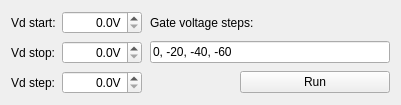
<?xml version="1.0" encoding="UTF-8"?>
<ui version="4.0">
 <class>Form</class>
 <widget class="QWidget" name="Form">
  <property name="geometry">
   <rect>
    <x>0</x>
    <y>0</y>
    <width>401</width>
    <height>96</height>
   </rect>
  </property>
  <property name="windowTitle">
   <string>Form</string>
  </property>
  <layout class="QVBoxLayout" name="verticalLayout">
   <item>
    <layout class="QGridLayout" name="gridLayout_2">
     <property name="verticalSpacing">
      <number>7</number>
     </property>
     <item row="0" column="1">
      <widget class="ScienDSpinBox" name="scienDSpinBoxVdStart">
       <property name="minimumSize">
        <size>
         <width>80</width>
         <height>0</height>
        </size>
       </property>
       <property name="maximumSize">
        <size>
         <width>80</width>
         <height>16777215</height>
        </size>
       </property>
       <property name="alignment">
        <set>Qt::AlignRight|Qt::AlignTrailing|Qt::AlignVCenter</set>
       </property>
       <property name="suffix">
        <string>V</string>
       </property>
       <property name="decimals">
        <number>1</number>
       </property>
      </widget>
     </item>
     <item row="0" column="0">
      <widget class="QLabel" name="label_8">
       <property name="text">
        <string>Vd start:</string>
       </property>
      </widget>
     </item>
     <item row="2" column="1">
      <widget class="ScienDSpinBox" name="scienDSpinBoxVdStep">
       <property name="minimumSize">
        <size>
         <width>80</width>
         <height>0</height>
        </size>
       </property>
       <property name="maximumSize">
        <size>
         <width>80</width>
         <height>16777215</height>
        </size>
       </property>
       <property name="alignment">
        <set>Qt::AlignRight|Qt::AlignTrailing|Qt::AlignVCenter</set>
       </property>
       <property name="suffix">
        <string>V</string>
       </property>
       <property name="decimals">
        <number>1</number>
       </property>
      </widget>
     </item>
     <item row="1" column="1">
      <widget class="ScienDSpinBox" name="scienDSpinBoxVdStop">
       <property name="minimumSize">
        <size>
         <width>80</width>
         <height>0</height>
        </size>
       </property>
       <property name="maximumSize">
        <size>
         <width>80</width>
         <height>16777215</height>
        </size>
       </property>
       <property name="alignment">
        <set>Qt::AlignRight|Qt::AlignTrailing|Qt::AlignVCenter</set>
       </property>
       <property name="suffix">
        <string>V</string>
       </property>
       <property name="decimals">
        <number>1</number>
       </property>
      </widget>
     </item>
     <item row="2" column="0">
      <widget class="QLabel" name="label_11">
       <property name="text">
        <string>Vd step:</string>
       </property>
      </widget>
     </item>
     <item row="1" column="0">
      <widget class="QLabel" name="label_9">
       <property name="text">
        <string>Vd stop:</string>
       </property>
      </widget>
     </item>
     <item row="0" column="3">
      <widget class="QLabel" name="label_10">
       <property name="minimumSize">
        <size>
         <width>240</width>
         <height>0</height>
        </size>
       </property>
       <property name="maximumSize">
        <size>
         <width>240</width>
         <height>16777215</height>
        </size>
       </property>
       <property name="text">
        <string>Gate voltage steps:</string>
       </property>
      </widget>
     </item>
     <item row="1" column="3">
      <widget class="QLineEdit" name="lineEditVgList">
       <property name="minimumSize">
        <size>
         <width>240</width>
         <height>0</height>
        </size>
       </property>
       <property name="maximumSize">
        <size>
         <width>240</width>
         <height>16777215</height>
        </size>
       </property>
       <property name="text">
        <string>0, -20, -40, -60</string>
       </property>
      </widget>
     </item>
     <item row="2" column="3" alignment="Qt::AlignRight">
      <widget class="QPushButton" name="pushButtonOutput">
       <property name="sizePolicy">
        <sizepolicy hsizetype="Preferred" vsizetype="Fixed">
         <horstretch>0</horstretch>
         <verstretch>0</verstretch>
        </sizepolicy>
       </property>
       <property name="minimumSize">
        <size>
         <width>150</width>
         <height>0</height>
        </size>
       </property>
       <property name="maximumSize">
        <size>
         <width>150</width>
         <height>16777215</height>
        </size>
       </property>
       <property name="text">
        <string>Run</string>
       </property>
      </widget>
     </item>
     <item row="0" column="2" rowspan="3">
      <spacer name="horizontalSpacer_2">
       <property name="orientation">
        <enum>Qt::Horizontal</enum>
       </property>
       <property name="sizeHint" stdset="0">
        <size>
         <width>0</width>
         <height>0</height>
        </size>
       </property>
      </spacer>
     </item>
    </layout>
   </item>
  </layout>
 </widget>
 <customwidgets>
  <customwidget>
   <class>ScienDSpinBox</class>
   <extends>QDoubleSpinBox</extends>
   <header>keithleygui.utils.scientific_spinbox.h</header>
  </customwidget>
 </customwidgets>
 <resources/>
 <connections/>
</ui>
